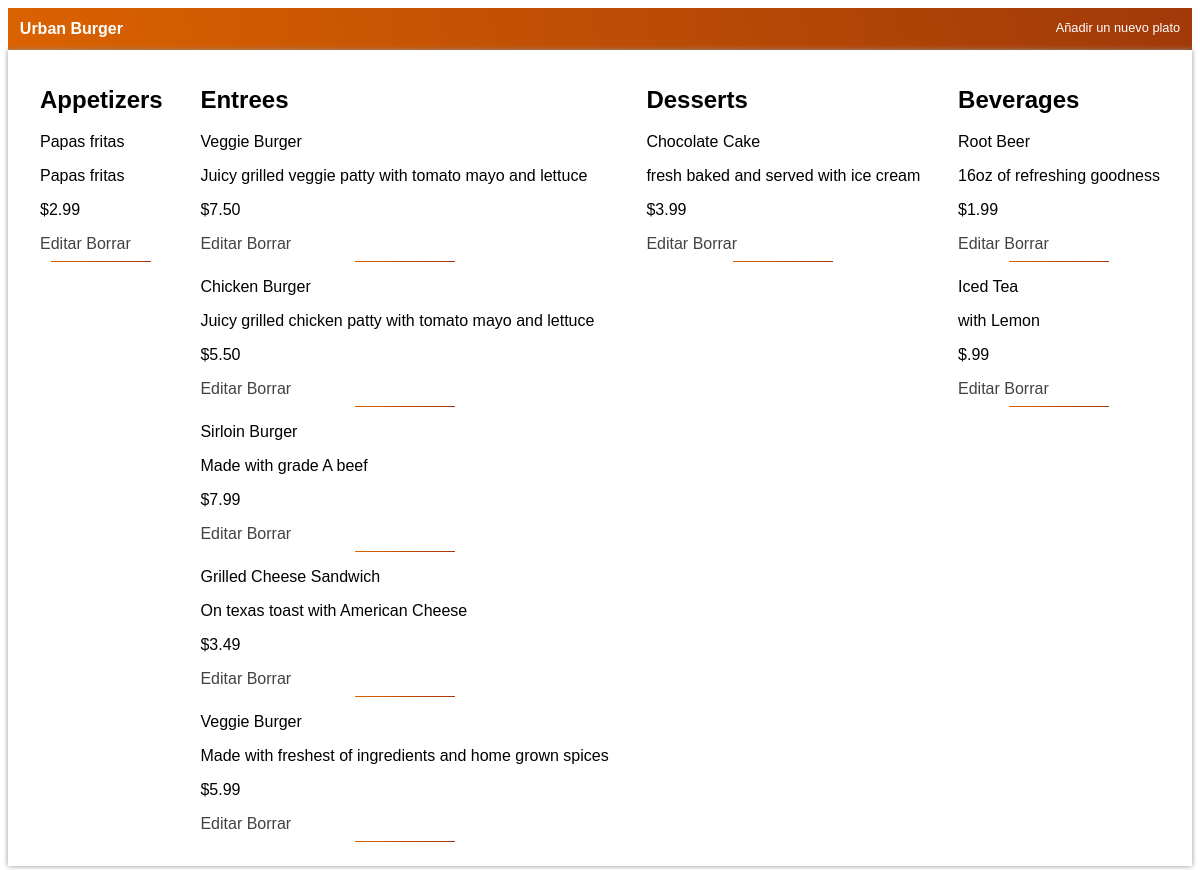
Screenshot of /restaurant/1/menu/ with the database file from the repository.
### el finalfinal proyecto/database_setup.py (models this page shows, shortened)
class Restaurant(Base):
    __tablename__ = 'restaurant'
    id = Column(Integer, primary_key=True)
    name = Column(String(250), nullable=False)

class MenuItem(Base):
    __tablename__ = 'menu_item'
    name = Column(String(80), nullable=False)
    id = Column(Integer, primary_key=True)
    description = Column(String(250))
    price = Column(String(8))
    course = Column(String(250))
    restaurant_id = Column(Integer, ForeignKey('restaurant.id'))
    restaurant = relationship(Restaurant)

### el finalfinal proyecto/finalproject.py (the view)
@app.route('/restaurant/<int:restaurant_id>/')
@app.route('/restaurant/<int:restaurant_id>/menu/')
def showMenu(restaurant_id):
    DBSession = sessionmaker(bind=engine)
    session = DBSession()
    restaurant = session.query(Restaurant).filter_by(id=restaurant_id).one()
    items = session.query(MenuItem).filter_by(
        restaurant_id=restaurant_id).all()
    return render_template('menu.html', items=items, restaurant=restaurant)

### el finalfinal proyecto/templates/menu.html (shortened to what this page needs)
<html>
<!DOCTYPE html>
<html lang="en">
<head>
	<link rel=stylesheet type=text/css href="{{ url_for('static', filename='menu.css') }}">
</head>
<body>
<nav><b>{{restaurant.name}}</b>
    {% if items !=[] %}
	<a href="{{url_for('newMenuItem', restaurant_id = restaurant.id )}}">Añadir un nuevo plato</a>
</nav>
	<div class="container-items">
		<div class="aperitivos">
			<h2>Appetizers</h2>
		{% for i in items %}
		{% if i.course == 'Appetizer' %}
		<p>{{i.name}}</p>
		<p>{{i.description}}</p>
		<p>{{i.price}}</p>
		<a href='{{url_for('editMenuItem', restaurant_id = restaurant.id, menu_id=i.id)}}'>Editar</a>
		<a href='{{url_for('deleteMenuItem', restaurant_id = restaurant.id, menu_id=i.id)}}'>Borrar</a>
		<hr>
	</div>
		{% endif %}
		{% endfor %}
	<div class="entrada">
		<h2>Entrees</h2>
		{% for i in items %}
		{% if i.course == 'Entree' %}
		<p>{{i.name}}</p>
		<p>{{i.description}}</p>
		<p>{{i.price}}</p>
		<a href='{{url_for('editMenuItem', restaurant_id = restaurant.id, menu_id=i.id )}}'>Editar</a>
		<a href='{{url_for('deleteMenuItem', restaurant_id = restaurant.id, menu_id=i.id )}}'>Borrar</a>
		<hr>
        {% endif %}
		{% endfor %}
	</div>
	<div class="postres">
		<h2>Desserts</h2>
		{% for i in items %}
		{% if i.course == 'Dessert' %}
		<p>{{i.name}}</p>
		<p>{{i.description}}</p>
		<p>{{i.price}}</p>
		<a href='{{url_for('editMenuItem', restaurant_id = restaurant.id, menu_id=i.id ) }}'>Editar</a>
		<a href='{{url_for('deleteMenuItem', restaurant_id = restaurant.id, menu_id=i.id ) }}'>Borrar</a>
		<hr>
		{% endif %}
		{% endfor %}
	</div>
	<div class="bebidas">
		<h2>Beverages</h2>
		{% for i in items %}
		{% if i.course == 'Beverage' %}
		<p>{{i.name}}</p>
		<p>{{i.description}}</p>
		<p>{{i.price}}</p>
		<a href='{{url_for('editMenuItem', restaurant_id = restaurant.id, menu_id=i.id ) }}'>Editar</a>
		<a href='{{url_for('deleteMenuItem', restaurant_id = restaurant.id, menu_id=i.id ) }}'>Borrar</a>
		<hr>
		{% endif %}
		{% endfor %}
	</div>
	</div>
		{% else %}
		<p> Actualmente, no tienes platos en el menú. <p>
		<a href = "{{url_for('newMenuItem', restaurant_id = restaurant.id )}}">Añadir un nuevo plato</a>
			{% endif %}
	</body>
</html>

### el finalfinal proyecto/static/menu.css (style rules this page uses)
* { box-sizing: border-box; font-family: Arial, Helvetica, sans-serif; }
nav { padding: 1%; display: flex; justify-content: space-between; background-image: linear-gradient(80deg, #da6200 0%, #a13909 100%); color: white; }
nav a { text-decoration: none; font-size: 0.8em; color: white; }
.container-items { display: flex; justify-content: space-between; margin: auto; box-shadow: 0 0 5px rgb(144, 144, 144); padding: 1rem 2rem; }
.container-items a { text-decoration: none; color: rgb(66, 66, 66); }
.aperitivos, .entrada, .postres, .bebidas { flex-direction: column; border-radius: 1%; border-color: red; }
hr { width: 100px; border: none; height: 1px; color: black; background-image: linear-gradient(80deg, #da6200 0%, #a13909 100%); }

### rows the page displays
Restaurant: name "Urban Burger"
MenuItem: name "Papas fritas", description "Papas fritas", price "$2.99"
MenuItem: name "Veggie Burger", description "Juicy grilled veggie patty with tomato mayo and lettuce", price "$7.50"
MenuItem: name "Chicken Burger", description "Juicy grilled chicken patty with tomato mayo and lettuce", price "$5.50"
MenuItem: name "Sirloin Burger", description "Made with grade A beef", price "$7.99"
MenuItem: name "Grilled Cheese Sandwich", description "On texas toast with American Cheese", price "$3.49"
MenuItem: name "Veggie Burger", description "Made with freshest of ingredients and home grown spices", price "$5.99"
MenuItem: name "Chocolate Cake", description "fresh baked and served with ice cream", price "$3.99"
MenuItem: name "Root Beer", description "16oz of refreshing goodness", price "$1.99"
MenuItem: name "Iced Tea", description "with Lemon", price "$.99"
